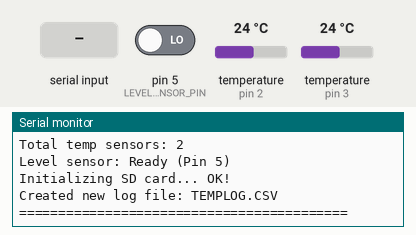
This sketch was run on a simulated Arduino Uno, built with avr-gcc and run on an emulated ATmega328P. Shown: the last lines printed to the serial monitor. The inputs (shaded band) are chosen by the test bench; at power-on: pin 5 (LEVEL_SENSOR_PIN) LOW, temperature (sensors on pin 2, pin 3) 24 °C. Storage starts empty.

Above: at 1.5 s.
1.6 s: pin 5 (LEVEL_SENSOR_PIN) driven HIGH
5.0 s: temperature (sensor on pin 2) set to 41 °C
At 6.2 s:
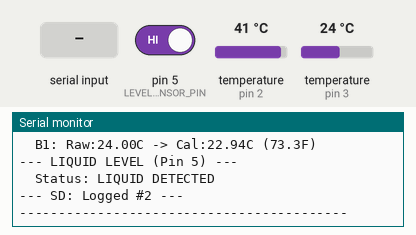
11.6 s: "D" received over Serial
At 13.1 s:
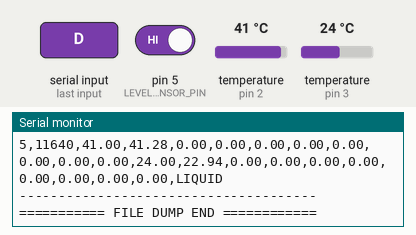
13.3 s: "C" received over Serial
At 15.6 s:
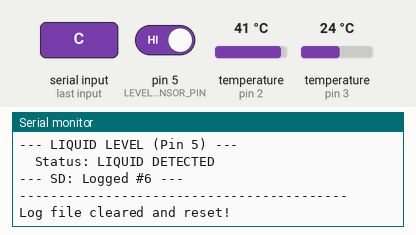
15.9 s: "P" received over Serial
At 17.3 s:
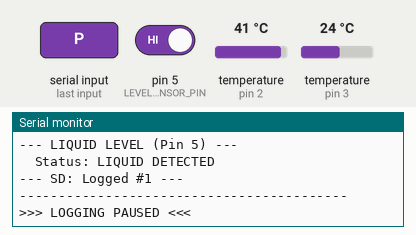
19.9 s: pin 5 (LEVEL_SENSOR_PIN) driven LOW
Timing chart, 0 to 22.9 s (numbered marks = the images above; inputs shaded):
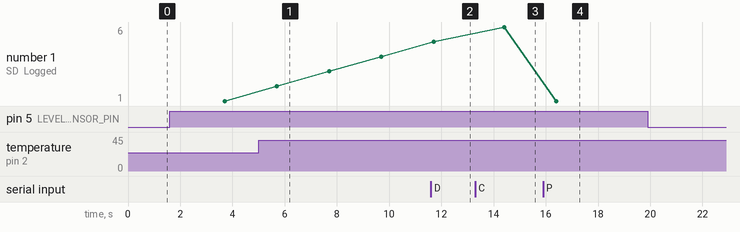

Measured:
- after the input at 5.0 s, the serial monitor: prints a new line after 0.53 s (image 1)
- after the input at 11.6 s, the serial monitor: prints a new line after 0.18 s (image 2)
- after the input at 13.3 s, the serial monitor: prints a new line after 1.2 s (image 3)
- after the input at 15.9 s, the serial monitor: prints a new line after 0.57 s (image 4)

The sketch:

dual_bus_test.ino
```cpp
#include <DallasTemperature.h>
#include <OneWire.h>
#include <SD.h>
#include <SPI.h>

// Bus A: 5 temp sensors on Pin 2
#define BUS_A_PIN 2

// Bus B: 5 temp sensors on Pin 3 (includes 35ft extension)
#define BUS_B_PIN 3

// Liquid Level Sensor (XKC-Y25-T12V) on Pin 5
#define LEVEL_SENSOR_PIN 5

// SD Card chip select pin
#define SD_CS_PIN 4

// Log file name
#define LOG_FILE "TEMPLOG.CSV"

// Logging interval (milliseconds)
#define LOG_INTERVAL_MS 2000

// ============================================================================
// CALIBRATION VALUES (from sensor_calibration.ino - stirred data)
// ============================================================================
const int CAL_SENSOR_COUNT = 10;

float calSlope[CAL_SENSOR_COUNT] = {
    1.0439, 1.0476, 1.0483, 1.0489, 1.0300, // Bus A: A1-A5 (stirred cal)
    1.0418, 1.0474, 1.0467, 1.0489, 1.0489  // Bus B: B1-B5 (stirred cal)
};

float calOffset[CAL_SENSOR_COUNT] = {
    -1.521, -2.199, -2.067, -2.070, -0.744, // Bus A: A1-A5 (stirred cal)
    -1.771, -1.863, -1.472, -1.745, -1.745  // Bus B: B1-B5 (stirred cal)
};

float calibrate(int sensorIndex, float rawTemp) {
  if (sensorIndex >= 0 && sensorIndex < CAL_SENSOR_COUNT) {
    return (rawTemp * calSlope[sensorIndex]) + calOffset[sensorIndex];
  }
  return rawTemp;
}

// Setup OneWire instances for each bus
OneWire oneWireA(BUS_A_PIN);
OneWire oneWireB(BUS_B_PIN);

// Setup DallasTemperature instances for each bus
DallasTemperature sensorsA(&oneWireA);
DallasTemperature sensorsB(&oneWireB);

// SD card status
bool sdReady = false;
bool loggingPaused = false;
unsigned long readingCount = 0;
unsigned long lastLogTime = 0;

void setup(void) {
  Serial.begin(9600);

  // Wait for Serial Monitor to open (up to 5 seconds)
  while (!Serial && millis() < 5000) {
    ;
  }

  Serial.println("==========================================");
  Serial.println("TEMP LOGGER - 10 Temp + 1 Level + SD Card");
  Serial.println("==========================================");
  Serial.println("Commands: D=Dump file, C=Clear file, P=Pause/Resume");
  Serial.println("==========================================");

  // Initialize temp sensors
  sensorsA.begin();
  sensorsB.begin();

  // Initialize liquid level sensor pin
  pinMode(LEVEL_SENSOR_PIN, INPUT);

  // Count temp sensors
  int countA = sensorsA.getDeviceCount();
  int countB = sensorsB.getDeviceCount();

  Serial.print("\nBus A found: ");
  Serial.print(countA);
  Serial.println(" sensor(s)");

  Serial.print("Bus B found: ");
  Serial.print(countB);
  Serial.println(" sensor(s)");

  Serial.print("Total temp sensors: ");
  Serial.println(countA + countB);

  Serial.println("Level sensor: Ready (Pin 5)");

  // Initialize SD card
  Serial.print("\nInitializing SD card... ");
  if (SD.begin(SD_CS_PIN)) {
    sdReady = true;
    Serial.println("OK!");

    // Check if file exists and show size
    if (SD.exists(LOG_FILE)) {
      File logFile = SD.open(LOG_FILE, FILE_READ);
      if (logFile) {
        Serial.print("Log file size: ");
        Serial.print(logFile.size());
        Serial.println(" bytes");
        logFile.close();
      }
    } else {
      // Create new file with header
      File logFile = SD.open(LOG_FILE, FILE_WRITE);
      if (logFile) {
        logFile.println(
            "Reading,Millis,A1_Raw,A1_Cal,A2_Raw,A2_Cal,A3_Raw,A3_Cal,A4_Raw,"
            "A4_Cal,A5_Raw,A5_Cal,B1_Raw,B1_Cal,B2_Raw,B2_Cal,B3_Raw,B3_Cal,B4_"
            "Raw,B4_Cal,B5_Raw,B5_Cal,Level");
        logFile.close();
        Serial.println("Created new log file: " LOG_FILE);
      }
    }
  } else {
    Serial.println("FAILED!");
    Serial.println("Continuing without SD logging...");
  }

  Serial.println("==========================================\n");
}

// ============================================================================
// DUMP FILE TO SERIAL
// ============================================================================
void dumpFileToSerial() {
  if (!sdReady) {
    Serial.println("ERROR: SD card not available");
    return;
  }

  File logFile = SD.open(LOG_FILE, FILE_READ);
  if (!logFile) {
    Serial.println("ERROR: Could not open " LOG_FILE);
    return;
  }

  Serial.println();
  Serial.println("========== FILE DUMP START ==========");
  Serial.print("File: ");
  Serial.print(LOG_FILE);
  Serial.print(" (");
  Serial.print(logFile.size());
  Serial.println(" bytes)");
  Serial.println("--------------------------------------");

  // Read and print file contents
  while (logFile.available()) {
    Serial.write(logFile.read());
  }

  Serial.println("--------------------------------------");
  Serial.println("=========== FILE DUMP END ============");
  Serial.println();

  logFile.close();
}

// ============================================================================
// CLEAR LOG FILE
// ============================================================================
void clearLogFile() {
  if (!sdReady) {
    Serial.println("ERROR: SD card not available");
    return;
  }

  // Remove and recreate file
  SD.remove(LOG_FILE);

  File logFile = SD.open(LOG_FILE, FILE_WRITE);
  if (logFile) {
    logFile.println("Reading,Millis,A1_Raw,A1_Cal,A2_Raw,A2_Cal,A3_Raw,A3_Cal,"
                    "A4_Raw,A4_Cal,A5_Raw,A5_Cal,B1_Raw,B1_Cal,B2_Raw,B2_Cal,"
                    "B3_Raw,B3_Cal,B4_Raw,B4_Cal,B5_Raw,B5_Cal,Level");
    logFile.close();
    readingCount = 0;
    Serial.println("Log file cleared and reset!");
  } else {
    Serial.println("ERROR: Could not create new log file");
  }
}

// ============================================================================
// CHECK FOR SERIAL COMMANDS
// ============================================================================
void checkSerialCommands() {
  if (Serial.available()) {
    char cmd = Serial.read();
    // Clear buffer
    while (Serial.available())
      Serial.read();

    switch (cmd) {
    case 'D':
    case 'd':
      dumpFileToSerial();
      break;

    case 'C':
    case 'c':
      clearLogFile();
      break;

    case 'P':
    case 'p':
      loggingPaused = !loggingPaused;
      if (loggingPaused) {
        Serial.println(">>> LOGGING PAUSED <<<");
      } else {
        Serial.println(">>> LOGGING RESUMED <<<");
      }
      break;

    default:
      Serial.println("Commands: D=Dump, C=Clear, P=Pause/Resume");
      break;
    }
  }
}

// ============================================================================
// MAIN LOOP
// ============================================================================
void loop(void) {
  // Check for serial commands first
  checkSerialCommands();

  // Only log at intervals (non-blocking)
  if (millis() - lastLogTime < LOG_INTERVAL_MS) {
    return;
  }
  lastLogTime = millis();

  // Request temps from both buses
  sensorsA.requestTemperatures();
  sensorsB.requestTemperatures();

  int countA = sensorsA.getDeviceCount();
  int countB = sensorsB.getDeviceCount();

  // Arrays to store readings
  float rawA[5] = {0, 0, 0, 0, 0};
  float calA[5] = {0, 0, 0, 0, 0};
  float rawB[5] = {0, 0, 0, 0, 0};
  float calB[5] = {0, 0, 0, 0, 0};
  int levelState = digitalRead(LEVEL_SENSOR_PIN);

  // Read Bus A sensors
  Serial.println("--- BUS A (Pin 2) ---");
  for (int i = 0; i < countA && i < 5; i++) {
    float rawC = sensorsA.getTempCByIndex(i);
    rawA[i] = rawC;

    Serial.print("  A");
    Serial.print(i + 1);
    Serial.print(": ");

    if (rawC == DEVICE_DISCONNECTED_C) {
      Serial.println("ERROR");
      calA[i] = -999;
    } else {
      float calC = calibrate(i, rawC);
      calA[i] = calC;
      Serial.print("Raw:");
      Serial.print(rawC, 2);
      Serial.print("C -> Cal:");
      Serial.print(calC, 2);
      Serial.print("C (");
      Serial.print(DallasTemperature::toFahrenheit(calC), 1);
      Serial.println("F)");
    }
  }

  // Read Bus B sensors
  Serial.println("--- BUS B (Pin 3 - 35ft) ---");
  for (int i = 0; i < countB && i < 5; i++) {
    float rawC = sensorsB.getTempCByIndex(i);
    rawB[i] = rawC;

    Serial.print("  B");
    Serial.print(i + 1);
    Serial.print(": ");

    if (rawC == DEVICE_DISCONNECTED_C) {
      Serial.println("ERROR");
      calB[i] = -999;
    } else {
      float calC = calibrate(countA + i, rawC);
      calB[i] = calC;
      Serial.print("Raw:");
      Serial.print(rawC, 2);
      Serial.print("C -> Cal:");
      Serial.print(calC, 2);
      Serial.print("C (");
      Serial.print(DallasTemperature::toFahrenheit(calC), 1);
      Serial.println("F)");
    }
  }

  // Liquid Level Sensor
  Serial.println("--- LIQUID LEVEL (Pin 5) ---");
  Serial.print("  Status: ");
  if (levelState == HIGH) {
    Serial.println("LIQUID DETECTED");
  } else {
    Serial.println("NO LIQUID");
  }

  // Log to SD card (if not paused)
  if (sdReady && !loggingPaused) {
    readingCount++;
    File logFile = SD.open(LOG_FILE, FILE_WRITE);
    if (logFile) {
      // Reading number and timestamp
      logFile.print(readingCount);
      logFile.print(",");
      logFile.print(millis());

      // A sensors (raw and calibrated)
      for (int i = 0; i < 5; i++) {
        logFile.print(",");
        logFile.print(rawA[i], 2);
        logFile.print(",");
        logFile.print(calA[i], 2);
      }

      // B sensors (raw and calibrated)
      for (int i = 0; i < 5; i++) {
        logFile.print(",");
        logFile.print(rawB[i], 2);
        logFile.print(",");
        logFile.print(calB[i], 2);
      }

      // Level sensor
      logFile.print(",");
      logFile.println(levelState == HIGH ? "LIQUID" : "NONE");

      logFile.close();

      Serial.print("--- SD: Logged #");
      Serial.print(readingCount);
      Serial.println(" ---");
    } else {
      Serial.println("--- SD: Write failed! ---");
    }
  } else if (loggingPaused) {
    Serial.println("--- SD: Paused ---");
  }

  Serial.println("------------------------------------------\n");
}
```
